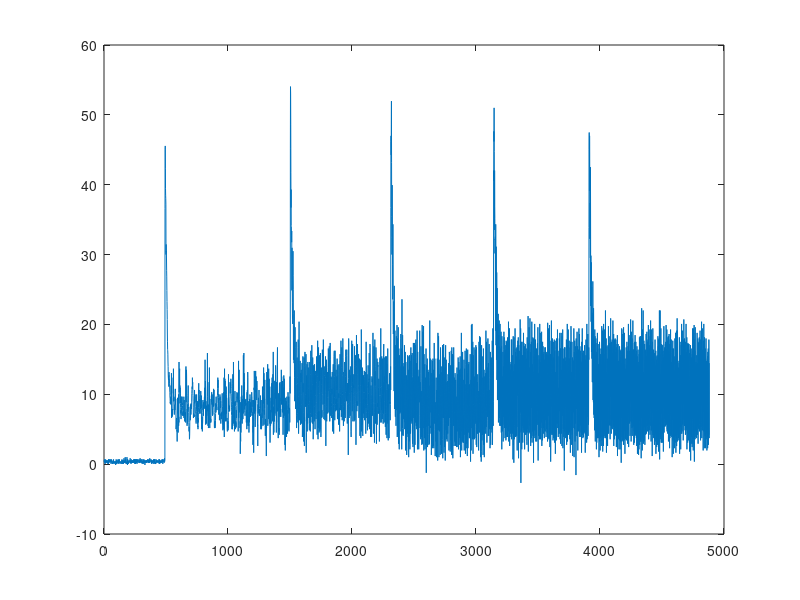

Here is the MATLAB script that generated this plot: (Note: this script raises an error after producing the figure.)
clear
clc
path = "out/";
%% LINEAR
speed_pwm = importdata('SpeedPWM.txt');
speed_pwm(:, 1) = []; 

plot(speed_pwm)
%%
index_0 = speed_pwm<1.5;
index_1 = 260<speed_pwm & speed_pwm<320;
index_2 = 625<speed_pwm & speed_pwm<650;
index_3 = 970<speed_pwm & speed_pwm<1000;
index_4 = 1310<speed_pwm & speed_pwm<1345;
index_5 = 1655<speed_pwm & speed_pwm<1700;

speed_pwm_0 = speed_pwm(index_0);
speed_pwm_1 = speed_pwm(index_1);
speed_pwm_2 = speed_pwm(index_2);
speed_pwm_3 = speed_pwm(index_3);
speed_pwm_4 = speed_pwm(index_4);
speed_pwm_5 = speed_pwm(index_5);

speed_mean = [mean(speed_pwm_0), mean(speed_pwm_1), mean(speed_pwm_2), mean(speed_pwm_3), mean(speed_pwm_4), mean(speed_pwm_5)];


%%
current_pwm = importdata('current_pwm.txt');
current_pwm(:, 1) = [];
current_pwm_0 = current_pwm(index_0);
current_pwm_1 = current_pwm(index_1);
current_pwm_2 = current_pwm(index_2);
current_pwm_3 = current_pwm(index_3);
current_pwm_4 = current_pwm(index_4);
current_pwm_5 = current_pwm(index_5);

current_mean = [mean(current_pwm_0), mean(current_pwm_1), mean(current_pwm_2), mean(current_pwm_3), mean(current_pwm_4), mean(current_pwm_5)];

plot(current_pwm)
%%
u = 0:0.2:1;
u_intrp = 0:0.01:1;

speed_mean_intrp = interp1(u, speed_mean, u_intrp, 'pchip');
current_mean_intrp = interp1(u, current_mean, u_intrp, 'pchip');

% plot_xy_continuous_lable(u, speed_mean, "$U, V$", "$\omega(U), RPM$", true)
plot_xy_continuous_lable(u_intrp, speed_mean_intrp, "$U, V$", "$\omega(U), RPM$", true)
saveas(gcf, path+'task2_uv.png')

% plot_xy_continuous_lable(u, current_mean, "$U, V$", "$I, mA$", true)
plot_xy_continuous_lable(u_intrp, current_mean_intrp, "$U, V$", "$I, mA$", true)
saveas(gcf, path+'task2_ui.png')

plot_xy_continuous_lable(current_mean_intrp, speed_mean_intrp, "$I, mA$", "$\omega, RPM$", true)
saveas(gcf, path+'task2_iv.png')